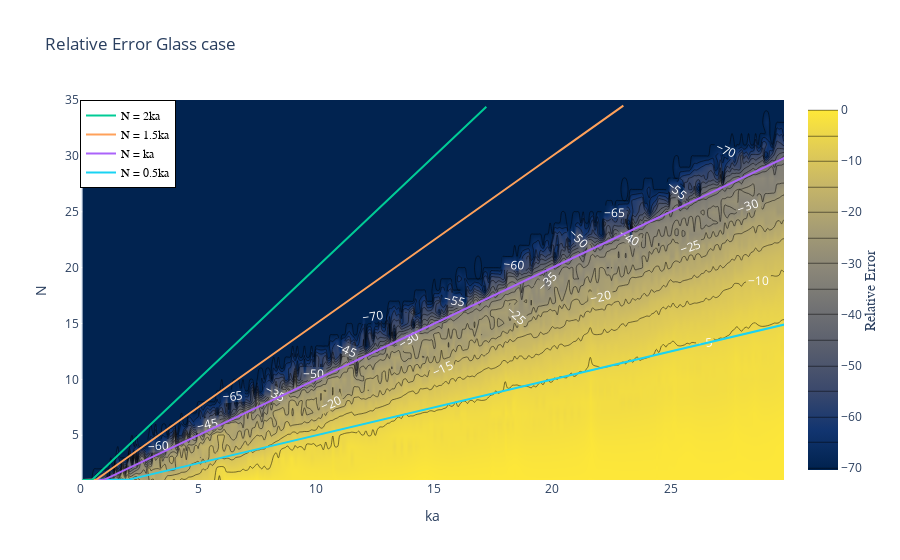

Notebook cell for this chart:
### Code cell
y_05 = []
y_10 = []
y_15 = []
y_20 = []
# y_25 = []
# y_30 = []

z_prepared = np.transpose(np.array(logarifmic_relative_error_glass))
ka_sliced = ka_array

for ka in ka_sliced:
    y_05.append(ka * .5)
    y_10.append(ka)
    y_15.append(ka * 1.5)
    y_20.append(ka * 2)
#     y_25.append(ka * 2.5)
#     y_30.append(ka * 3)
    
    
# x_30 = ka_sliced[:66]
# y_30_right = formatLines(y_30[:66], x_30)

# x_25 = ka_sliced[:78]
# y_25_right = formatLines(y_25[:78], x_25)

x_20 = ka_sliced[:172]
y_20_right = formatLines(y_20[:172], x_20)

x_15 = ka_sliced[:230]
y_15_right = formatLines(y_15[:230], x_15)

x_10 = ka_sliced
y_10_right = formatLines(y_10, x_10)

x_05 = ka_sliced
y_05_right = formatLines(y_05, x_05)


colorscale = [[0, 'mediumturquoise'], [0.5, 'lightsalmon'], [1, 'gold']]
fig = go.Figure(data =
    go.Contour(
        z=z_prepared,
        x=ka_array,
        y=N_array,
        contours=dict(
            coloring ='heatmap',
            showlabels = True,
            labelfont = dict(
                size = 12,
                color = 'white',
            )
        ),
        colorscale="Cividis",
    colorbar=dict(
            title='Relative Error',
            titleside='right',
            titlefont=dict(
                size=14,
                family='Arial, sans-serif')
        )))
fig.update_layout(title = 'Relative Error Glass case')
fig.update_xaxes(title = 'ka')
fig.update_yaxes(title = 'N')
fig.add_trace(go.Scatter(y=y_05_right, x=x_05, mode="lines", name="N = 0.5ka", line=dict(color="#19D3F3", width=2)))
fig.add_trace(go.Scatter(y=y_10_right, x=x_10, mode="lines", name="N = ka", line=dict(color="#AB63FA", width=2)))
fig.add_trace(go.Scatter(y=y_15_right, x=x_15, mode="lines", name="N = 1.5ka", line=dict(color="#FFA15A", width=2)))
fig.add_trace(go.Scatter(y=y_20_right, x=x_20, mode="lines", name="N = 2ka", line=dict(color="#00CC96", width=2)))
# fig.add_trace(go.Scatter(y=y_25_right, x=x_25, mode="lines", name="N = 2.5ka", line=dict(color="#EF553B", width=2)))
# fig.add_trace(go.Scatter(y=y_30_right, x=x_30, mode="lines", name="N = 3ka", line=dict(color='royalblue', width=2)))
fig.update_layout(
    legend=dict(
        x=0,
        y=1,
        traceorder="reversed",
        title_font_family="Times New Roman",
        font=dict(
            family="Courier",
            size=12,
            color="black"
        ),
        bgcolor="White",
        bordercolor="black",
        borderwidth=1
    )
)
fig.update_layout(yaxis_range=[1,35])
fig.update_layout(xaxis_range=[0,29.8])
fig.show()

### Figure 1 — Plotly figure (JSON) as saved in the notebook; plotly's stock layout.template omitted (floating-point values rounded to 4 significant figures; data arrays with more than 128 entries replaced by an {"elided": "..."} marker saying what was removed)
{"data": [{"colorbar": {"title": {"font": {"family": "Arial, sans-serif", "size": 14}, "side": "right", "text": "Relative Error"}}, "colorscale": [[0, "#00224e"], [0.1111, "#123570"], [0.2222, "#3b496c"], [0.3333, "#575d6d"], [0.4444, "#707173"], [0.5556, "#8a8678"], [0.6667, "#a59c74"], [0.7778, "#c3b369"], [0.8889, "#e1cc55"], [1, "#fee838"]], "contours": {"coloring": "heatmap", "labelfont": {"color": "white", "size": 12}, "showlabels": true}, "type": "contour", "x": {"elided": "299 float values"}, "y": {"elided": "154 int values"}, "z": {"elided": "35x299 float values"}}, {"line": {"color": "#19D3F3", "width": 2}, "mode": "lines", "name": "N = 0.5ka", "type": "scatter", "x": {"elided": "299 float values"}, "y": {"elided": "299 float values"}}, {"line": {"color": "#AB63FA", "width": 2}, "mode": "lines", "name": "N = ka", "type": "scatter", "x": {"elided": "299 float values"}, "y": {"elided": "299 float values"}}, {"line": {"color": "#FFA15A", "width": 2}, "mode": "lines", "name": "N = 1.5ka", "type": "scatter", "x": {"elided": "230 float values"}, "y": {"elided": "230 float values"}}, {"line": {"color": "#00CC96", "width": 2}, "mode": "lines", "name": "N = 2ka", "type": "scatter", "x": {"elided": "172 float values"}, "y": {"elided": "172 float values"}}], "layout": {"legend": {"bgcolor": "White", "bordercolor": "black", "borderwidth": 1, "font": {"color": "black", "family": "Courier", "size": 12}, "title": {"font": {"family": "Times New Roman"}}, "traceorder": "reversed", "x": 0, "y": 1}, "title": {"text": "Relative Error Glass case"}, "xaxis": {"range": [0, 29.8], "title": {"text": "ka"}}, "yaxis": {"range": [1, 35], "title": {"text": "N"}}}}
